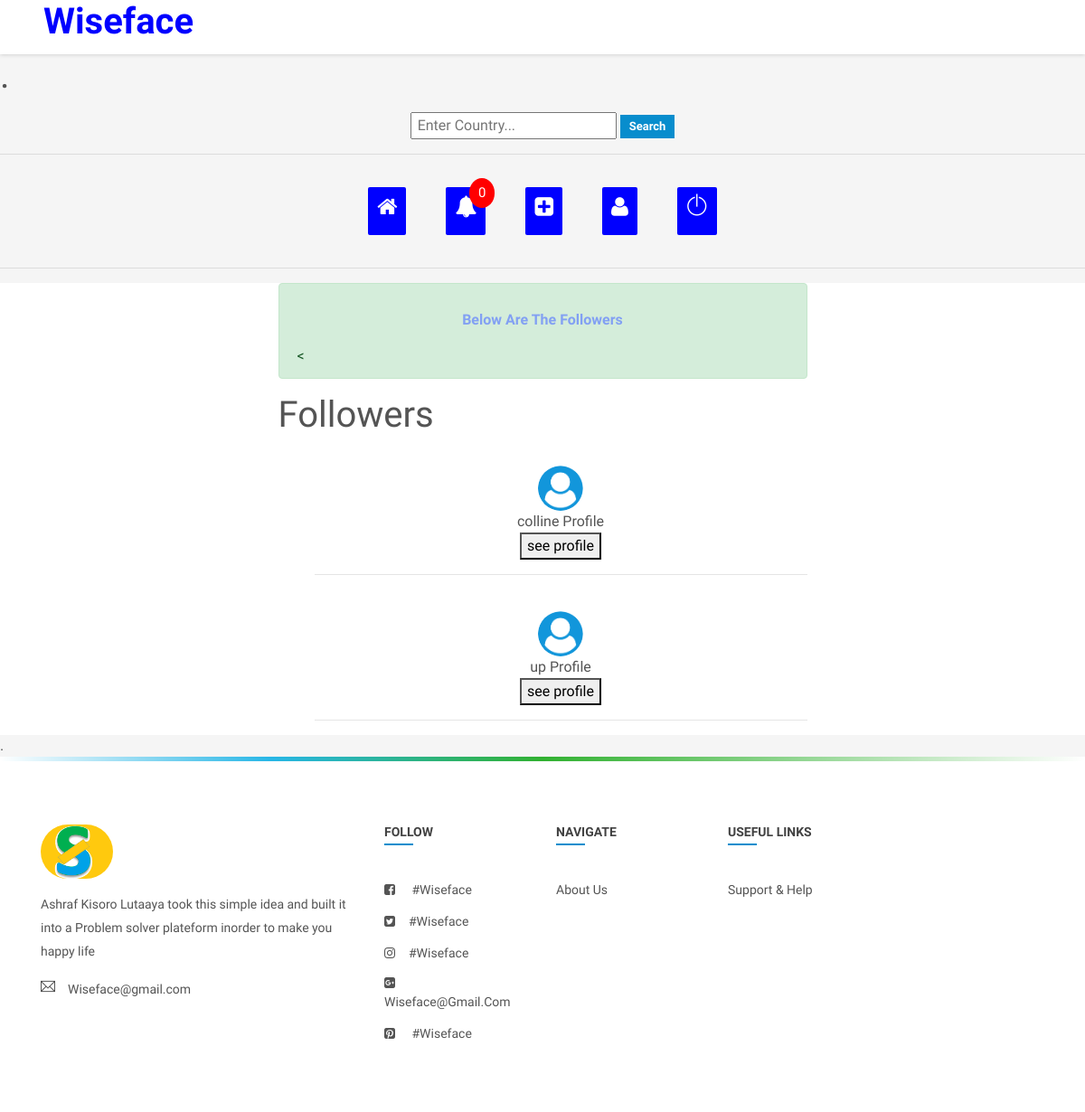
/followers/ (signed in), run on the app's committed database.
### design/models.py (models this page shows, shortened)
class Profile(models.Model):
    solve_of = models.CharField(default='',max_length=1000,choices=solve)
    user = models.OneToOneField(User, on_delete=models.CASCADE)
    profile_image=models.ImageField(upload_to='profile_pics', default='profile_pics/lo.png')
    my_slug = models.CharField(  max_length=20, default='my slug')
    following = models.ManyToManyField(User, blank=True, related_name= "following", symmetrical=False)
    follow_me_on = models.TextField(max_length=300, default='www.other_sites.com')
    sex = models.CharField(default='',max_length=1000,choices=sex)
    marital_status = models.CharField(default='',max_length=1000,choices=marital_status)
    talent = models.CharField(max_length=100, default='None')
    street = models.CharField(max_length=100, default='None')
    place_of_birth = models.CharField(max_length=100, default='None')
    country = models.CharField(max_length=100, default='None')
    hobbies = models.CharField(max_length=100, default='None')
    highest_level_of_education = models.CharField(max_length=100, default='None')
    profession = models.CharField(max_length=100, default='None')
    mobile_number = models.CharField(max_length=100, default='None')
    religion = models.CharField(max_length=100, default='None')
    occupation = models.CharField(max_length=100, default='None')
    age = models.PositiveIntegerField(default=0)
    created_on= models.DateTimeField(default=timezone.now)
    about_me = models.TextField(max_length=200, default='about_me')
    birthday =models.CharField(default='1/1/1999',max_length=10)
    def __str__(self):
         return f'{self.user.username} Profile'
    class Meta:
    	ordering = ('-created_on',)

### design/views.py (the view)
# urls.py: path('followers/', followers, name='followers'),
def followers(request):
	profile = Profile.objects.get(user=request.user)
	return render(request,'design/followers.html',{'profile':profile})

### design/views.py (called while the page is built)
def CountNotifications(request):
	count_notifications = None
	if request.user.is_authenticated:
		count_notifications = Notification.objects.filter(user=request.user, is_seen=False).count()
	return {'count_notifications': count_notifications}

### templates/design/followers.html (shortened to what this page needs)
{% load static %}
<!DOCTYPE html>
<html lang="en">
<head>
    <link rel="stylesheet" href="{% static 'css/main.min.css' %}">
    <link rel="stylesheet" href="{% static 'css/style.css' %}">
    <link rel="stylesheet" href="{% static 'css/color.css' %}">
    <link rel="stylesheet" href="{% static 'css/responsive.css' %}">
    <link rel="stylesheet" href="{% static 'css/so.css' %}">
     <link rel="stylesheet" href="{% static 'css/note.css' %}">
</head>
<body style="background:whitesmoke">
<div class="theme-layout">
	<div class="topbar stick">
		<div class="logo">
<a title="" ><h1 style="color: blue"><b>Wiseface</b></h1></a>
		</div>
		<div class="top-area">
		</div>
	</div>
  </div>
<h1>.</h1>
<center>
<p><form action="{% url 'searchprofile' %}" id="form" role="search" method="get" >
  <input type="text" id="query" name="query"
   placeholder=" Enter Country..."
   aria-label="Search through site content">
  <button type="submit">Search</button>
</form></p>
<hr>
<a href="{% url 'postlist'  %}" class="notificationContainer" title="Home" data-toggle="tooltip" ><h4><i class="fa fa-home fa-3px"></i></h4></a>
<a href="{% url 'notification' %}" class="notificationContainer" title="Notification" data-toggle="tooltip" ><h4><i class="fa fa-bell"></i></h4>
	<span class="notificationBadge">{{count_notifications}}</span>
</a>
<a href="{% url 'twoA' %}" class="notificationContainer" title="Solutions" data-toggle="tooltip" ><h4><i class="fa fa-plus-square"></i></h4></a>
<a href="{% url 'profile' %}" class="notificationContainer" title=" Edit-Profile" data-toggle="tooltip" ><h4><i class="fa fa-user" ></i></h4></a>
<a href="{% url 'landing_page' %}" class="notificationContainer" title="Logout" data-toggle="tooltip" ><h4><i class="ti-power-off"></i></h4></a>
</center>
<hr>
		<section style="background-color: white">
		<div class="gap2 gray-bg">
			<div class="container-fluid">
				<div class="row">
					<div class="col-lg-12">
						<div class="row merged20" id="page-contents">
							<div class="col-lg-3">
								<aside class="sidebar static left">
								</aside>
							</div>
<div class="col-lg-6">
<div class="alert alert-success" role="alert">
	<p ><center><h7 style="background-color:; color: rgb(130, 160, 243) "><b> Below Are The Followers  </b></h7></center></p>
<
		</div>
       <h1>Followers</h1>
		<ul>
																	<center>
				{% for p in profile.user.following.all %}
<div class="ui segment">
	<a href="{% url 'userp' username=p.user %}"> <br><img style="border-radius:1000px; height: 50px;width: 50px"src="{{profile.profile_image.url}}"  alt=""></br></a>
	{{p}}
	<br>
	<a href="{% url 'profile-detail-view' p.pk %} ">
	<button class="ui primary button" style="color: black"> see profile</button>
	</a>
</div>
<hr>
				{% endfor %}
			</center>
			</ul>
						</div>
					</div>
				</div>
			</div>
		</div>
	</section>
</div>.
			<footer>
			<div class="container">
				<div class="row">
					<div class="col-lg-4 col-md-4">
						<div class="widget">
							<div class="foot-logo">
								<div class="logo">
								<a href="index-2.html" title=""><img  style="height: 60px ;border-radius:1000px" src="{% static 'images/resources/t.png' %}" alt=""></a>
								</div>
								<p>
									Ashraf Kisoro Lutaaya took this simple idea and built it into a Problem solver plateform inorder to make you happy life
								</p>
							</div>
								<ul class="location">
								<li>
									<i class="ti-email"></i>
									<p>Wiseface@gmail.com</p>
								</li>
							</ul>
						</div>
					</div>
					<div class="col-lg-2 col-md-4">
					<div class="widget">
						<div class="widget-title"><h4>follow</h4></div>
						<ul class="list-style">
							<li><i class="fa fa-facebook-square"></i> <a  title=""> #wiseface</a></li>
							<li><i class="fa fa-twitter-square"></i><a  title="">#wiseface</a></li>
							<li><i class="fa fa-instagram"></i><a  title="">#wiseface</a></li>
							<li><i class="fa fa-google-plus-square"></i> <a >wiseface@gmail.com</a></li>
							<li><i class="fa fa-pinterest-square"></i> <a  title="">#wiseface</a></li>
						</ul>
					</div>
				</div>
				<div class="col-lg-2 col-md-4">
					<div class="widget">
						<div class="widget-title"><h4>Navigate</h4></div>
						<ul class="list-style">
							<li><a href="{% url 'about_us' %}"  title="">about us</a></li>
						</ul>
					</div>
				</div>
					<div class="col-lg-2 col-md-4">
					<div class="widget">
						<div class="widget-title"><h4>useful links</h4></div>
						<ul class="list-style">
							<li><a href="{% url 'usage' %}"  title="">Support & Help</a></li>
						</ul>
					</div>
				</div>
				</div>
			</div>
		</footer>
</body>
</html>

### design/static/css/color.css (style rules this page uses)
#nprogress .bar, .timeline-info > ul li a::before, .add-btn > a, .activitiez > li::before, form button, .colla-apps > li a:hover, a.underline:before, .setting-row input:checked + label, .user-avatar:hover .edit-phto, .error-meta > a, .color-bg, .add-butn, .nav.nav-tabs.likes-btn > li a.active, a.dislike-btn, .drop > a:hover, .btn-view.btn-load-more:hover, .accordion .card h5 button[aria-expanded="true"], .chat-head, .f-page > figure em, .inbox-panel-head > ul > li > a, .nav-tabs--left .nav-link.active, .nav-tabs--left .nav-link.active:hover, footer .widget-title h4::before, #topcontrol, .sidebar .widget-title::before, .f-title::before, .g-post-classic > figure > i::after, .purify > a, .help-list > a:hover, .open-position::before, .info > a, .category-box:hover, .category-box.selected, a.main-btn, .section-heading::before, .getquot-baner, .more-branches > h4::before, .is-helpful > a, .cart-optionz > li > a:hover, .paginationz > li a:hover, .paginationz > li a.active, .shopping-cart, a.btn2:hover, .form-submit > input[type="submit"], button.submit-checkout, .delete-cart:hover, .proceed .button, .amount-area .update-cart, a.addnewforum, .apply-bttons > a { background: #088dcd; }

### design/static/css/responsive.css (style rules this page uses)
@media screen and (max-width: 1281px) and (min-width: 1024px) { footer .widget-title h4 { font-size: 14px; } }

### design/static/css/note.css (style rules this page uses)
.notificationContainer { margin: 20px; background-color: blue; color: white; text-decoration: none; padding: 8px 10px; font-size: 15px; position: relative; display: inline-block; border-radius: 2px; border:2px white; }
.notificationContainer .notificationBadge { position: absolute; top: -10px; right: -10px; padding: 5px 10px; border-radius: 50%; background-color: red; color: white; }

### data on the page
Profile: profile_image (picture), user.username "colline Profile"
Profile: profile_image (picture), user.username "up Profile"

### other printed values
{{ count_notifications }} "0"
